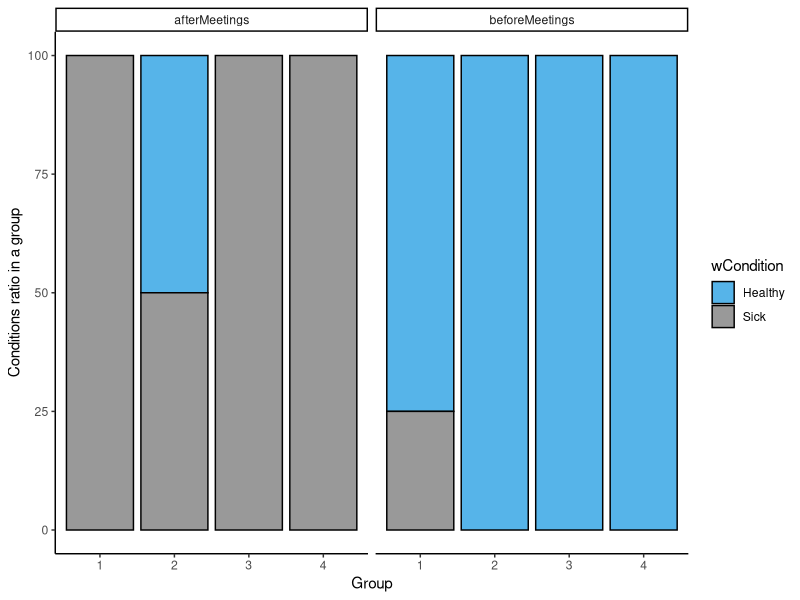

This figure's R source:
## ---- chunk 1
infectionModel <- function(Groups = 4, Members = 4, initialProbToIll = 0.5, numberOfMeetings = 2){
  
  library(tidyverse)
  
  adjPToIll <- function(iPTI = initialProbToIll, N = data3){
    Sick <- 1
    L <- length(N == Sick)
    S <- 0
    for (i in 1:length(L)){
      S <- S + iPTI ^ i
    }
    return(S)
  }
  
  Group <- c()
  for (member in c(1:Groups)){
    g     <- as.numeric(rep(member, Members))
    Group <- c(Group, g)
  }
  Sick        <- 1
  Healthy     <- 2
  Condition   <- c(Sick, rep(Healthy, length(Group) - 1))
  Data        <- data.frame(Group, Condition)
  initialData <- Data
  
  beforeTheMeetings <- round(length(Data$Group[Data$Condition == Sick]) / length(Data$Group), 2)
  
  for (round in 1:numberOfMeetings){
    for (group in 1:Groups){
      if (group < Groups){
        data1 <- Data$Condition[Data$Group == group]
        data2 <- Data$Condition[Data$Group == group + 1][1]
        data3 <- c(data1, data2)
        if (Sick %in% data3){
          adjustProbToIll3 <- adjPToIll()
          data1  <- ifelse(data1 == Healthy, sample(c(Sick, Healthy), length(data1 == Healthy), replace = TRUE, prob = c(adjustProbToIll3, 1 - adjustProbToIll3)), data1)
          Data$Condition[Data$Group == group] <- data1
          Data$Condition[Data$Group == group + 1][1] <- ifelse(data2 == Healthy, sample(c(Sick, Healthy), 1, replace = TRUE, prob = c(adjustProbToIll3, 1 - adjustProbToIll3)), data2)
        }
      }else{
        data1 <- Data$Condition[Data$Group == group]
        data2 <- Data$Condition[Data$Group == 1][1]
        data3 <- c(data1, data2)
        if (Sick %in% data3){
          adjustProbToIll3 <- adjPToIll()
          data1  <- ifelse(data1 == Healthy, sample(c(Sick, Healthy), length(data1 == Healthy), replace = TRUE, prob = c(adjustProbToIll3, 1 - adjustProbToIll3)), data1)
          Data$Condition[Data$Group == group] <- data1
          Data$Condition[Data$Group == group + 1][1] <- ifelse(data2 == Healthy, sample(c(Sick, Healthy), 1, replace = TRUE, prob = c(adjustProbToIll3, 1 - adjustProbToIll3)), data2)
          
        }
      }
    }
  }
  afterTheMeetings <- round(length(Data$Group[Data$Condition == Sick]) / length(Data$Group), 2)
  
  Sentence <- paste('Healthy-Sick ratio at start is', beforeTheMeetings,
                    'but the ratio after the meetings, with', Members + 1,
                    'participants in a meeting, only one jointed friend for every group, initial probability of', initialProbToIll,
                    'to get sick, and', numberOfMeetings,
                    'rounds of meetings, is', afterTheMeetings)
  
  figureData <- rbind(initialData, Data)
  figureData <- figureData %>%
    mutate(wCondition  = ifelse(Condition == 1, 'Sick', 'Healthy'),
           Round       = c(rep("beforeMeetings", length(Condition) / 2), rep('afterMeetings', length(Condition) / 2)),
           Group = as.factor(Group))
  
  figureData <- as.data.frame(figureData %>%
                                group_by(Group, Round, wCondition) %>%
                                summarise(sickOrHealthy = length(wCondition),
                                          Ratio         = round(100 * sickOrHealthy / Members, 2)))
  
  Figure <- figureData %>% 
    ggplot(aes(y = Ratio, x = Group, fill = wCondition)) +
    geom_bar(stat = "identity", color = "black") +  
    scale_fill_manual(values = c("#56B4E9", "#999999")) +
    facet_wrap(~Round) + 
    theme(axis.line.y = element_line(color = "black", size = 1),
          axis.line.x = element_line(color = "black", size = 1)) +
    theme(axis.text = element_text(size = 14),
          axis.title = element_text(size = 16, face = "bold")) +
    theme(legend.text = element_text(size = 14)) + 
    theme_classic() + ylab("Conditions ratio in a group")
  
  finalList <- list(Sentence, figureData, Figure)
  return(finalList)
}
## ---- chunk 2
functionTest <- infectionModel()
## ---- chunk 3
print(functionTest[[1]])
## ---- chunk 4
print(functionTest[[2]])
## ---- chunk 5
print(functionTest[[3]])
